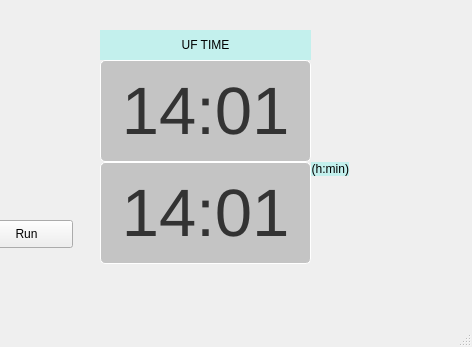
<?xml version="1.0" encoding="UTF-8"?>
<ui version="4.0">
 <class>MainWindow</class>
 <widget class="QMainWindow" name="MainWindow">
  <property name="geometry">
   <rect>
    <x>0</x>
    <y>0</y>
    <width>472</width>
    <height>347</height>
   </rect>
  </property>
  <property name="windowTitle">
   <string>MainWindow</string>
  </property>
  <widget class="QWidget" name="centralwidget">
   <widget class="QFrame" name="frame_22">
    <property name="geometry">
     <rect>
      <x>100</x>
      <y>30</y>
      <width>285</width>
      <height>234</height>
     </rect>
    </property>
    <property name="frameShape">
     <enum>QFrame::NoFrame</enum>
    </property>
    <property name="frameShadow">
     <enum>QFrame::Raised</enum>
    </property>
    <layout class="QGridLayout" name="gridLayout_8">
     <property name="leftMargin">
      <number>0</number>
     </property>
     <property name="topMargin">
      <number>0</number>
     </property>
     <property name="rightMargin">
      <number>0</number>
     </property>
     <property name="bottomMargin">
      <number>0</number>
     </property>
     <property name="spacing">
      <number>0</number>
     </property>
     <item row="0" column="0">
      <widget class="QLabel" name="label_12">
       <property name="styleSheet">
        <string notr="true">
background-color: rgb(195, 240, 237);</string>
       </property>
       <property name="text">
        <string>UF TIME</string>
       </property>
       <property name="alignment">
        <set>Qt::AlignCenter</set>
       </property>
      </widget>
     </item>
     <item row="2" column="1" alignment="Qt::AlignLeft|Qt::AlignTop">
      <widget class="QLabel" name="label_24">
       <property name="styleSheet">
        <string notr="true">font: 14pt &quot;Roboto&quot;;
background-color: rgb(195, 240, 237);</string>
       </property>
       <property name="text">
        <string>(h:min)</string>
       </property>
       <property name="alignment">
        <set>Qt::AlignRight|Qt::AlignTrailing|Qt::AlignVCenter</set>
       </property>
      </widget>
     </item>
     <item row="1" column="0">
      <widget class="QPushButton" name="uftime_button">
       <property name="minimumSize">
        <size>
         <width>211</width>
         <height>102</height>
        </size>
       </property>
       <property name="maximumSize">
        <size>
         <width>211</width>
         <height>102</height>
        </size>
       </property>
       <property name="styleSheet">
        <string notr="true">font: 50pt;
color: #333;
background: #C4C4C4;
border: 1px solid #FFFFFF;
box-sizing: border-box;
box-shadow: 0px 4px 4px rgba(0, 0, 0, 0.25);
border-radius: 5px;</string>
       </property>
       <property name="text">
        <string>14:01</string>
       </property>
      </widget>
     </item>
     <item row="2" column="0">
      <widget class="QPushButton" name="ufrmv_button">
       <property name="minimumSize">
        <size>
         <width>211</width>
         <height>102</height>
        </size>
       </property>
       <property name="maximumSize">
        <size>
         <width>211</width>
         <height>102</height>
        </size>
       </property>
       <property name="styleSheet">
        <string notr="true">font: 50pt;
color: #333;
background: #C4C4C4;
border: 1px solid #FFFFFF;
box-sizing: border-box;
box-shadow: 0px 4px 4px rgba(0, 0, 0, 0.25);
border-radius: 5px;</string>
       </property>
       <property name="text">
        <string>14:01</string>
       </property>
      </widget>
     </item>
    </layout>
   </widget>
   <widget class="QPushButton" name="run_btn">
    <property name="geometry">
     <rect>
      <x>-20</x>
      <y>220</y>
      <width>93</width>
      <height>28</height>
     </rect>
    </property>
    <property name="text">
     <string>Run</string>
    </property>
   </widget>
  </widget>
  <widget class="QMenuBar" name="menubar">
   <property name="geometry">
    <rect>
     <x>0</x>
     <y>0</y>
     <width>472</width>
     <height>26</height>
    </rect>
   </property>
  </widget>
  <widget class="QStatusBar" name="statusbar"/>
 </widget>
 <resources/>
 <connections/>
</ui>
